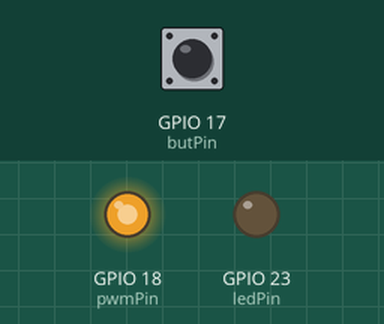
Recording of a program running on a simulated Raspberry Pi (BCM pin numbers). Shown: output pins drawn as LEDs (lit = HIGH). Dashed ring = blinking. The inputs (shaded band) are chosen by the test bench; at power-on: GPIO 17 (butPin) HIGH.

Above: at 1.2 s.
1.3 s: GPIO 17 (butPin) pulled LOW for 0.15 s
At 1.6 s:
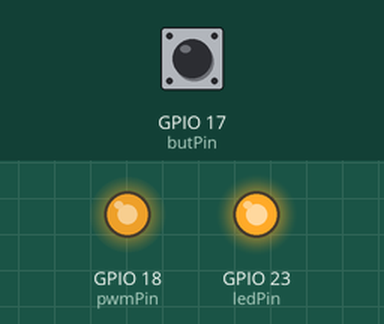
3.8 s: GPIO 17 (butPin) pulled LOW for 3.2 s
At 4.7 s:
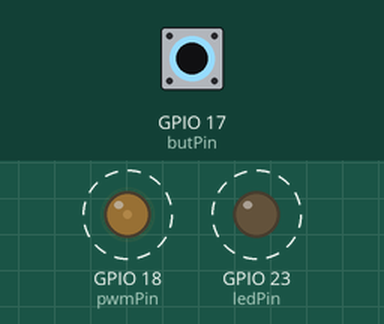
Timing chart, 0 to 9.3 s (numbered marks = the images above; inputs shaded):
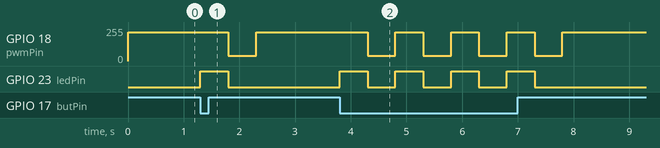

The program:

led.py
```python
import RPi.GPIO as GPIO
import time

pwmPin = 18
ledPin = 23
butPin = 17

duty = 85

GPIO.setmode(GPIO.BCM)
GPIO.setup(ledPin, GPIO.OUT)
GPIO.setup(pwmPin, GPIO.OUT)
GPIO.setup(butPin, GPIO.IN, pull_up_down=GPIO.PUD_UP)

pwm = GPIO.PWM(pwmPin, 200)

GPIO.output(ledPin, GPIO.LOW)
pwm.start(duty)

try:
    while 1:
        if GPIO.input(butPin):
            pwm.ChangeDutyCycle(duty)
            GPIO.output(ledPin, GPIO.LOW)
        else:
            pwm.ChangeDutyCycle(duty)
            GPIO.output(ledPin, GPIO.HIGH)
            time.sleep(0.5)
            pwm.ChangeDutyCycle(100 - duty)
            GPIO.output(ledPin, GPIO.LOW)
            time.sleep(0.5)
except KeyboardInterrupt:
    pwm.stop()
    GPIO.cleanup()
```

Measured:
- after the input at 1.3 s, GPIO 18 (pwmPin): 217/255 → 38/255 after 0.50 s, → 217/255 0.50 s later; GPIO 23 (ledPin): LOW → HIGH at once, → LOW 0.50 s later
- after the input at 3.8 s, GPIO 18 (pwmPin): alternates 217/255 for 0.50 s and 38/255 for 0.50 s, 8 changes in all, then stays 217/255, starting after 0.50 s; GPIO 23 (ledPin): alternates HIGH for 0.50 s and LOW for 0.50 s, 8 changes in all, then stays LOW, starting at once
